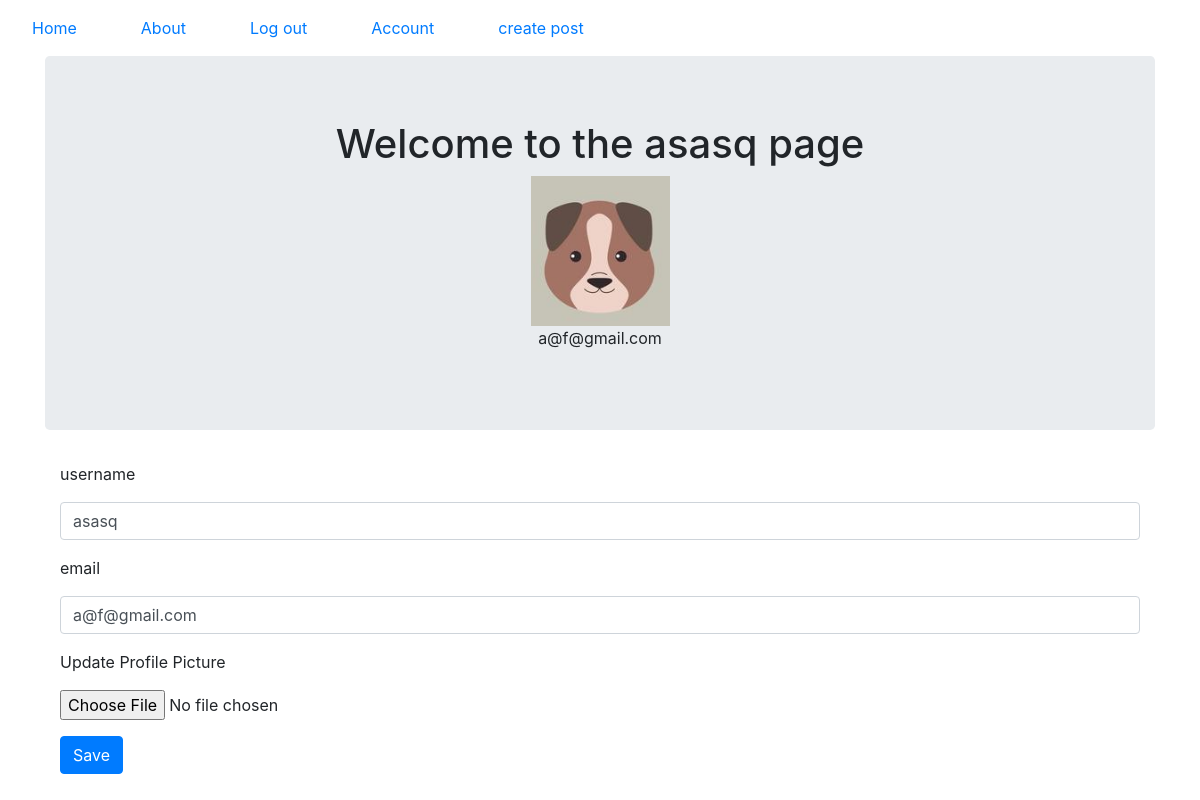
/account (signed in), run on the app's committed database.
### puppyblog/models.py (models this page shows, shortened)
class User(db.Model, UserMixin):
    __tablename__ = "users"
    id = db.Column(db.Integer, unique=True, primary_key=True)
    user_name = db.Column(db.String(64), nullable=False, unique=True, index=True)
    email = db.Column(db.String(64), nullable=False, unique=True, index=True)
    hash_password = db.Column(db.String(128), unique=True, nullable=False)
    profile_image = db.Column(db.String(64), default='default_profile.png')
    blog_post = db.relationship('BlogPost', backref='Author', lazy=True)

### puppyblog/users/views.py (the view)
@users.route("/account",methods=["Post","get"])
@login_required
def account():
    form = UpdateFileForm()
    if form.validate_on_submit():
        if form.picture.data:
            username = current_user.user_name
            pic = save_profile_pic(form.picture.data, username)
            current_user.profile_image = pic
        current_user.user_name = form.username.data
        current_user.email = form.email.data
        db.session.commit()
        flash("Your information has been updated!")
        return redirect(url_for("users.account"))
    elif request.method == "GET":
        form.email.data = current_user.email
        form.username.data = current_user.user_name
    profile_image = url_for("static", filename="profile_pics/" + current_user.profile_image)
    return render_template("account.html", form=form, profile_image=profile_image)

### puppyblog/users/forms.py (shortened to what this page needs)
class UpdateFileForm(FlaskForm):
    username = StringField("username", validators=[DataRequired(), ])
    email = StringField(" email", validators=[DataRequired(), Email()])
    picture = FileField('Update Profile Picture', validators=[FileAllowed(['jpg', 'png'])])
    submit = SubmitField("Save")

### puppyblog/models.py (called while the page is built)
@login_manager.user_loader
def user_loader(user_id):
    return User.query.get(user_id)

### puppyblog/templates/account.html (shortened to what this page needs)
{%extends "base.html"%}
{%block content%}
<div class="jumbotron ">
    <div align="center">
        <h1>Welcome to the {{current_user.user_name}} page</h1>
        <img align="center" src="{{url_for('static', filename='profile_pics/' + current_user.profile_image)}}">
        <p>{{current_user.email}}</p>
    </div>
</div>
<div class="container">
    <form method="POST" action="" enctype="multipart/form-data">
        <div class="form-group">
            {{ form.username.label(class="form-group") }}
            {{form.username(class='form-control') }}
        </div>
        <div class="form-group">
            {{ form.email.label(class="form-group") }}
            {{form.email(class='form-control') }}
        </div>
        <div class="form-group">
            {{ form.picture.label(class="form-group") }}
            {{ form.picture(class="form-control-file") }}
        </div>
        <div class="form-group">
            {{ form.submit(class="btn btn-primary") }}
        </div>
    </form>
</div>
{%endblock content%}

### data on the page
User: user_name "asasq", profile_image (placeholder picture), email "a@f@gmail.com"
